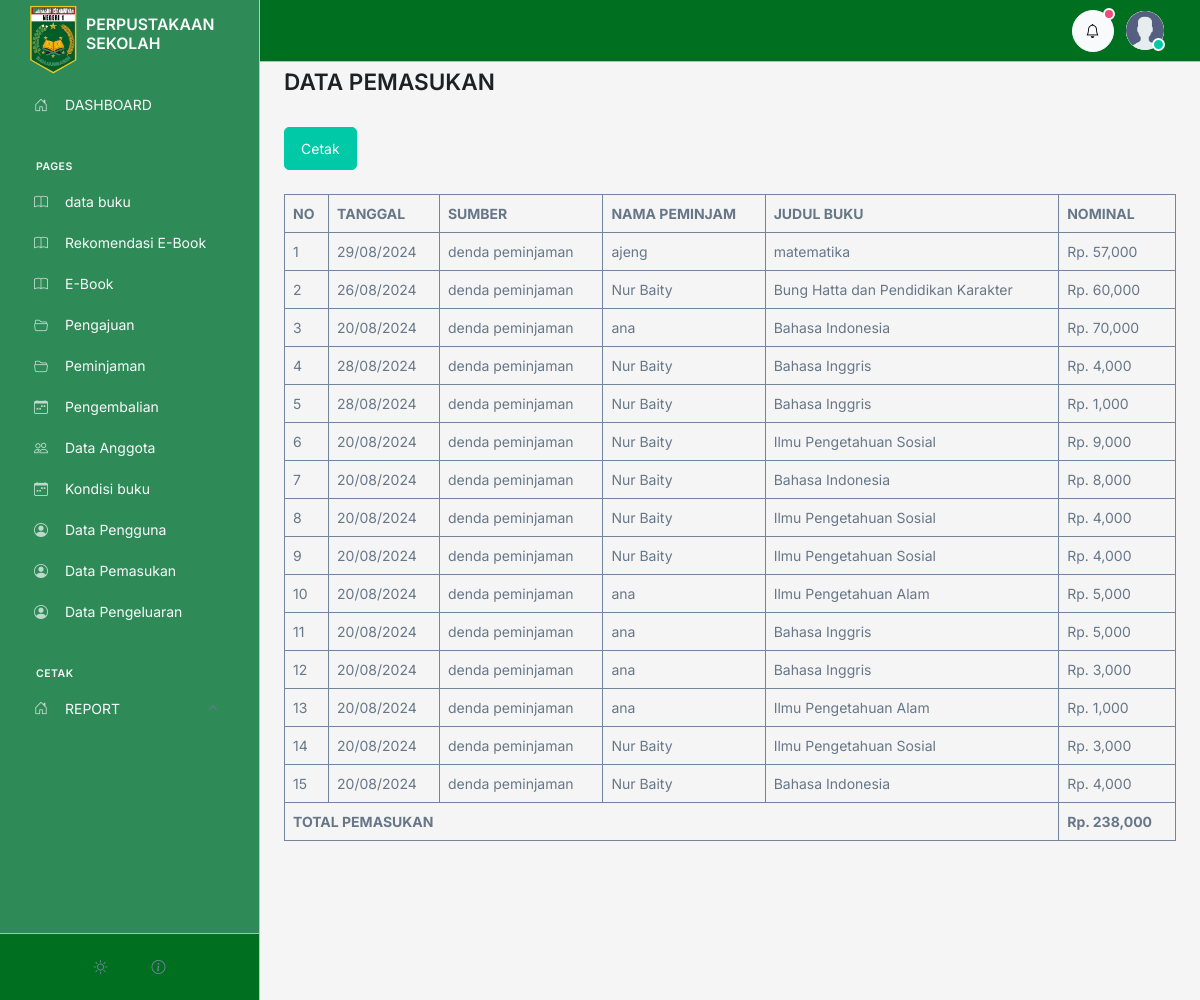
Before: /admin/pemasukan/index.php (signed in) with the older database file.
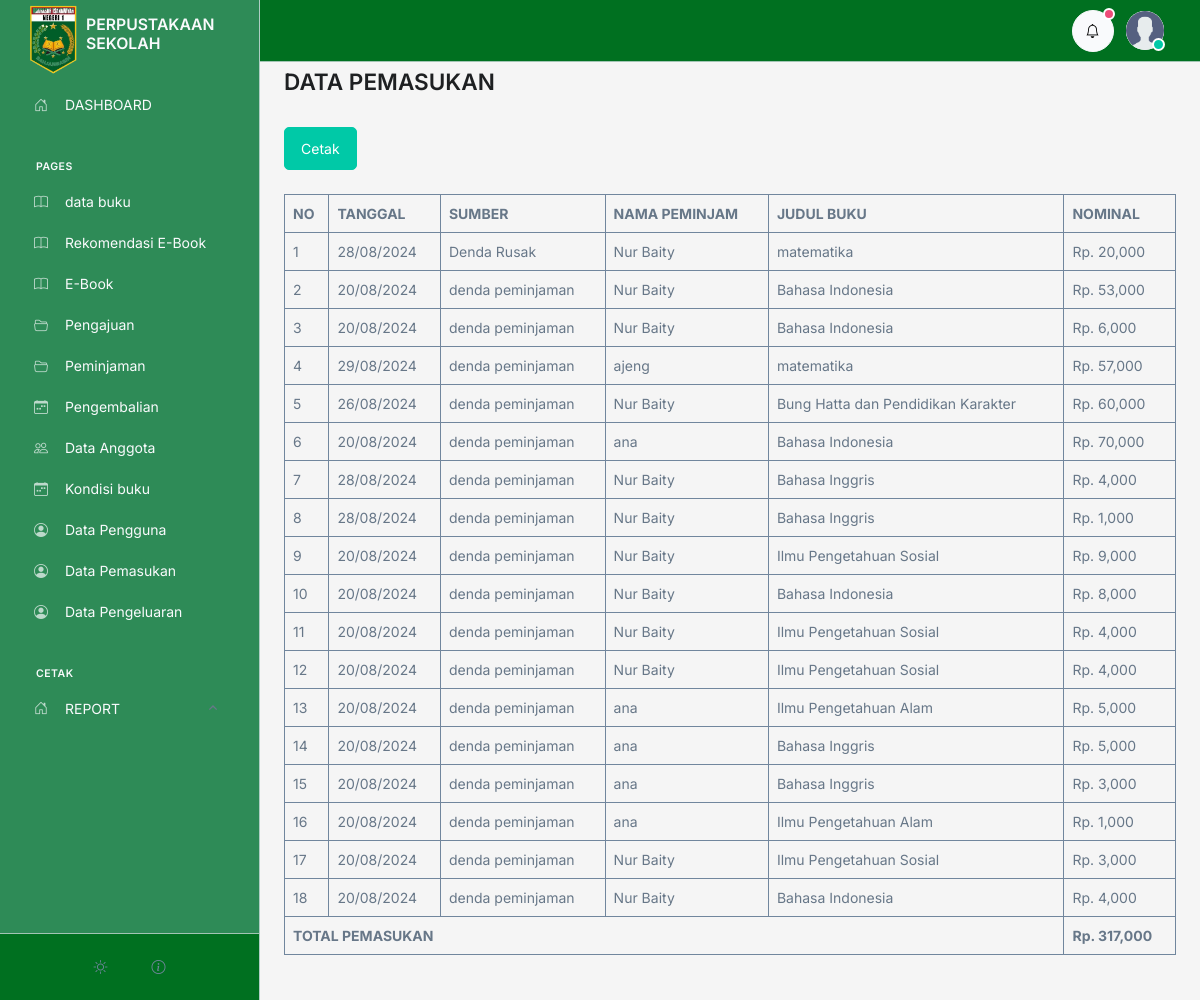
After: the same page with the newer database file.
### tables this page shows
CREATE TABLE `pemasukan` (
  `id` int(100) NOT NULL,
  `id_peminjaman` int(100) NOT NULL,
  `id_buku` int(100) NOT NULL,
  `sumber` varchar(100) NOT NULL DEFAULT 'denda peminjaman',
  `jumlah_denda` int(100) NOT NULL
);

CREATE TABLE `peminjaman` (
  `id` int(50) NOT NULL,
  `id_anggota` int(50) NOT NULL,
  `id_buku` int(50) NOT NULL,
  `tanggal` varchar(100) NOT NULL,
  `tanggal_kembali` varchar(100) NOT NULL,
  `status` varchar(100) NOT NULL
);

CREATE TABLE `anggota` (
  `id` int(11) NOT NULL,
  `user_id` int(11) DEFAULT NULL,
  `nis` varchar(20) NOT NULL,
  `nama` varchar(100) NOT NULL,
  `email` varchar(100) NOT NULL DEFAULT 'm.nawir177@gmail.com',
  `telpon` varchar(15) NOT NULL DEFAULT '082255445566',
  `tempat_lahir` varchar(100) NOT NULL,
  `tanggal_lahir` varchar(100) NOT NULL,
  `kelamin` varchar(100) NOT NULL,
  `TA` varchar(100) NOT NULL,
  `alamat` text NOT NULL,
  `foto` varchar(100) NOT NULL,
  `verifikasi` tinyint(1) NOT NULL DEFAULT 0
);

CREATE TABLE `buku` (
  `id` int(11) NOT NULL,
  `id_kategori` int(11) DEFAULT 1,
  `tanggal` varchar(50) NOT NULL,
  `judul` varchar(200) NOT NULL,
  `pengarang` varchar(100) NOT NULL,
  `penerbit` varchar(100) NOT NULL,
  `tahun_terbit` varchar(50) NOT NULL,
  `isbn` varchar(200) NOT NULL,
  `jumlah` int(10) NOT NULL,
  `lokasi` varchar(200) NOT NULL,
  `deskripsi` text NOT NULL,
  `image` text NOT NULL
);

### admin/controller.php (called while the page is built, shortened)
<?php
$conn = mysqli_connect('localhost', 'root', '', 'perpustakaan');
function all($table)
{
   $query = "SELECT * FROM $table ORDER BY id DESC";
   global $conn;
   $rows = [];
   $result = mysqli_query($conn, $query);
   while ($row = mysqli_fetch_assoc($result)) {
      $rows[] = $row;
   }
   return $rows;
}
function show($table, $id)
{
   $query = "SELECT * FROM $table WHERE id='$id'";
   global $conn;
   $rows = [];
   $result = mysqli_query($conn, $query);
   while ($row = mysqli_fetch_assoc($result)) {
      $rows[] = $row;
   }
   return $rows[0];
}

### admin/pemasukan/index.php (the view)
<?php include '../controller.php'  ?>
<?php include '../template/header.php';
$totalPemasukan = 0;
$pemasukan = all('pemasukan');
$no = 1;
?>
<div class="container">
  <h1>DATA PEMASUKAN</h1>
  <div class="d-flex gap-2">
    <a href="print.php" target="_blank">
      <button type="button" class="btn btn-success mt-4" onclick="printData()">Cetak</button>
    </a>
  </div>
  <table class="w-full table-bordered border-secondary mt-4" cellpadding=8 style="width: 100%;">
    <thead class="mt-3">
      <tr>
        <th>NO</th>
        <th>TANGGAL</th>
        <th>SUMBER</th>
        <th>NAMA PEMINJAM</th>
        <th>JUDUL BUKU</th>
        <th>NOMINAL</th>
      </tr>
    </thead>
    <tbody>
      <?php foreach ($pemasukan as $value) :   ?>
        <?php $totalPemasukan += $value['jumlah_denda']  ?>
        <tr>
          <td>
            <?= $no++; ?>
          </td>
          <td><?= show('peminjaman', $value['id_peminjaman'])['tanggal']; ?></td>
          <td><?=$value['sumber']?></td>
          <td><?= show('anggota', show('peminjaman', $value['id_peminjaman'])['id_anggota'])['nama']; ?></td>
          <td><?= show('buku', $value['id_buku'])['judul']  ?></td>
          <td>Rp. <?= number_format($value['jumlah_denda'], 0, 00) ?></td>
        </tr>
      <?php endforeach  ?>
      <tr>
        <td colspan="5" class="font-weight-bold"><b>TOTAL PEMASUKAN</b></td>
        <td><b>Rp. <?= number_format($totalPemasukan, 0, 00) ?></b></td>
      </tr>
    </tbody>
  </table>
</div>
<?php include '../template/footer.php';
?>

### admin/template/header.php (shortened to what this page needs)
<?php
include_once '../controller.php';
?>
<!DOCTYPE html>
<html lang="en">
<head>
   <link rel="stylesheet" href="../template/dist/assets/vendor/bootstrap-icons/font/bootstrap-icons.css">
</head>
<body class="has-navbar-vertical-aside navbar-vertical-aside-show-xl">
   <main id="content" role="main" class="main w-full" style="background-color:#F5F5F5 ; min-height:1000px">
      <?php include_once 'sidebar.php'  ?>
      <div class="content container">
         <?php include 'navbar.php'  ?>
         <div class="row justify-content-lg-center mt-6">
            <div class="col-lg-12">

### admin/template/sidebar.php (shortened to what this page needs)
<aside class="sidebar js-navbar-vertical-aside navbar navbar-vertical-aside navbar-vertical navbar-vertical-fixed navbar-expand-xl navbar-bordered" style="background-color:#2E8B57;">
   <div class="sidebar navbar-vertical-container">
      <div class="sidebar navbar-vertical-footer-offset">
         <a class="navbar-brand" href="../../home/" aria-label="Front">
            <img src="../assets/image/logo.png" alt="" class=" mt-3" width="50">
            <h5 class="navbar-brand-logo mt-3 ms-2 text-light fs-4">PERPUSTAKAAN<br>SEKOLAH</h5>
         </a>
         <div class="sidebar navbar-vertical-content text-light">
            <div id="navbarVerticalMenu" class="nav nav-pills nav-vertical card-navbar-nav text-light" style="color:white">
               <div class="nav-item">
                  <a class="text-light nav-link" href="http://localhost/perpustakaan-app/admin/dashboard/" data-placement="left">
                     <i class="bi-house-door nav-icon"></i>
                     <span class="text-light nav-link-title">DASHBOARD</span>
                  </a>
               </div>
               <span class="dropdown-header mt-4">Pages</span>
               <div class="nav-item">
                  <a class="text-light nav-link " href="http://localhost/perpustakaan-app/admin/buku" data-placement="left">
                     <i class="bi-book nav-icon"></i>
                     <span class="text-light nav-link-title">data buku</span>
                  </a>
               </div>
               <div class="nav-item">
                  <a class="text-light nav-link " href="http://localhost/perpustakaan-app/admin/rekomendasi" data-placement="left">
                     <i class="bi-book nav-icon"></i>
                     <span class="text-light nav-link-title">Rekomendasi E-Book</span>
                  </a>
               </div>
               <div class="nav-item">
                  <a class="text-light nav-link " href="http://localhost/perpustakaan-app/admin/e-book" data-placement="left">
                     <i class="bi-book nav-icon"></i>
                     <span class="text-light nav-link-title">E-Book</span>
                  </a>
               </div>
               <div class="nav-item">
                  <a class="text-light nav-link " href="http://localhost/perpustakaan-app/admin/pengajuan" data-placement="left">
                     <i class="bi-folder2-open nav-icon"></i>
                     <span class="text-light nav-link-title">Pengajuan</span>
                  </a>
               </div>
               <div class="nav-item">
                  <a class="text-light nav-link " href="http://localhost/perpustakaan-app/admin/peminjaman" data-placement="left">
                     <i class="bi-folder2-open nav-icon"></i>
                     <span class="text-light nav-link-title">Peminjaman</span>
                  </a>
               </div>
               <div class="nav-item">
                  <a class="text-light nav-link " href="http://localhost/perpustakaan-app/admin/pengembalian" data-placement="left">
                     <i class="bi-calendar-week nav-icon"></i>
                     <span class="text-light nav-link-title">Pengembalian</span>
                  </a>
               </div>
               <div class="nav-item">
                  <a class="text-light nav-link" href="http://localhost/perpustakaan-app/admin/anggota" data-placement="left">
                     <i class="bi-people nav-icon"></i>
                     <span class="text-light nav-link-title">Data Anggota</span>
                  </a>
               </div>
               <div class="nav-item">
                  <a class="text-light nav-link " href="http://localhost/perpustakaan-app/admin/kondisi_buku" data-placement="left">
                     <i class="bi-calendar-week nav-icon"></i>
                     <span class="text-light nav-link-title">Kondisi buku</span>
                  </a>
               </div>
               <div class="nav-item">
                  <a class="text-light nav-link " href="http://localhost/perpustakaan-app/admin/pengguna" data-placement="left">
                     <i class="bi-person-circle nav-icon"></i>
                     <span class="text-light nav-link-title">Data Pengguna</span>
                  </a>
               </div>
               <div class="nav-item">
                  <a class="text-light nav-link " href="http://localhost/perpustakaan-app/admin/pemasukan" data-placement="left">
                     <i class="bi-person-circle nav-icon"></i>
                     <span class="text-light nav-link-title">Data Pemasukan</span>
                  </a>
               </div>
               <div class="nav-item">
                  <a class="text-light nav-link " href="http://localhost/perpustakaan-app/admin/pengeluaran" data-placement="left">
                     <i class="bi-person-circle nav-icon"></i>
                     <span class="text-light nav-link-title">Data Pengeluaran</span>
                  </a>
               </div>
               <span class="dropdown-header mt-4">CETAK</span>
               <div class="nav-item">
                  <a class="text-light nav-link dropdown-toggle active" href="#navbarVerticalMenuDashboards" role="button" data-bs-toggle="collapse" data-bs-target="#navbarVerticalMenuDashboards" aria-expanded="true" aria-controls="navbarVerticalMenuDashboards">
                     <i class="bi-house-door nav-icon"></i>
                     <span class="text-light nav-link-title">REPORT</span>
                  </a>
               </div>
            </div>
         </div>
         <div class="navbar-vertical-footer text-light" style="background-color:#007020;">
            <ul class="navbar-vertical-footer-list">
               <li class="navbar-vertical-footer-list-item text-light">
                  <div class="dropdown dropup">
                     <button type="button" class="btn btn-ghost-secondary btn-icon rounded-circle" id="selectThemeDropdown" data-bs-toggle="dropdown" aria-expanded="false" data-bs-dropdown-animation>
                     </button>
                  </div>
               </li>
               <li class="navbar-vertical-footer-list-item">
                  <div class="dropdown dropup">
                     <button type="button" class="btn btn-ghost-secondary btn-icon rounded-circle" id="otherLinksDropdown" data-bs-toggle="dropdown" aria-expanded="false" data-bs-dropdown-animation>
                        <i class="bi-info-circle"></i>
                     </button>
                  </div>
               </li>
            </ul>
         </div>
      </div>
   </div>
</aside>

### admin/template/navbar.php (shortened to what this page needs)
<header id="header" class="navbar navbar-expand-lg navbar-fixed navbar-height navbar-container navbar-bordered " style="background-color: #007020;">
  <div class="navbar-nav-wrap">
    <div class="navbar-nav-wrap-content-end">
      <ul class="navbar-nav">
        <li class="nav-item d-none d-sm-inline-block">
          <div class="dropdown">
            <button type="button" class="btn btn-light btn-icon rounded-circle" id="navbarNotificationsDropdown" data-bs-toggle="dropdown" aria-expanded="false" data-bs-auto-close="outside" data-bs-dropdown-animation>
              <i class="bi-bell"></i>
              <span class="btn-status btn-sm-status btn-status-danger"></span>
            </button>
          </div>
        </li>
        <li class="nav-item">
          <div class="dropdown">
            <a class="navbar-dropdown-account-wrapper" href="javascript:;" id="accountNavbarDropdown" data-bs-toggle="dropdown" aria-expanded="false" data-bs-auto-close="outside" data-bs-dropdown-animation>
              <div class="avatar avatar-sm avatar-circle">
                <img class="avatar-img" src="../assets/image/user.png" alt="Image Description">
                <span class="avatar-status avatar-sm-status avatar-status-success"></span>
              </div>
            </a>
        </li>
      </ul>
    </div>
  </div>
</header>

### admin/template/footer.php (shortened to what this page needs)
</div>
</div>
</div>
</main>
</body>
</html>

### admin/template/header.php (style rules this page uses)
* { transition: unset !important; }
body { opacity: 0; }

Changed rows visible on the page:
added pemasukan: id_peminjaman.tanggal "28/08/2024", sumber "Denda Rusak", id_peminjaman.nama "Nur Baity", id_buku.judul "matematika", jumlah_denda "20,000"
added pemasukan: id_peminjaman.tanggal "20/08/2024", sumber "denda peminjaman", id_peminjaman.nama "Nur Baity", id_buku.judul "Bahasa Indonesia", jumlah_denda "53,000"
added pemasukan: id_peminjaman.tanggal "20/08/2024", sumber "denda peminjaman", id_peminjaman.nama "Nur Baity", id_buku.judul "Bahasa Indonesia", jumlah_denda "6,000"
Other visible differences:
$totalPemasukan: "238,000" → "317,000"
